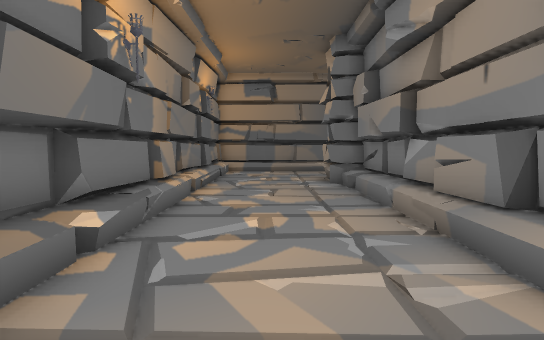
[1] (above)

16 first-person views from a walk through a 3-D level made in the Unity game engine. The camera is 1.3 m above the floor, tilts 4° down and sees 80° across. The floor is counted in squares, 1 m on a side. Each view is taken from the middle of a square. On the plan, view 1 faces up. The plan holds only what a view shows up to about 14 squares ahead; the rest is blank. The place goes on beyond the plan. The player character is not drawn.

[2]
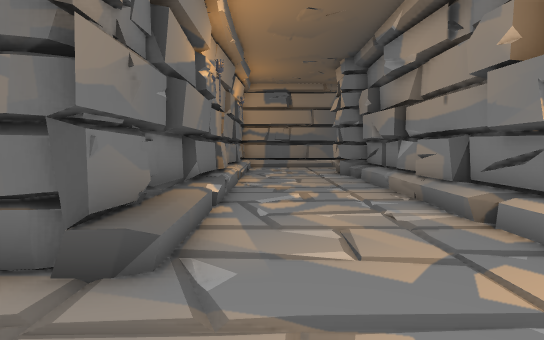

[3]
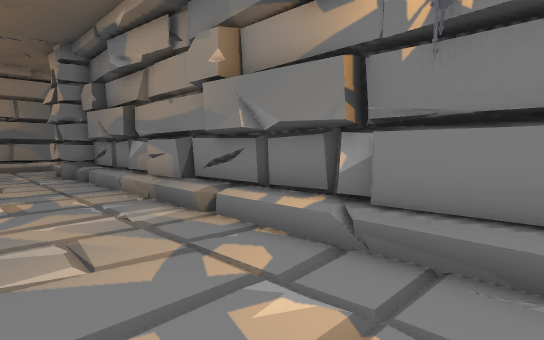

[4]
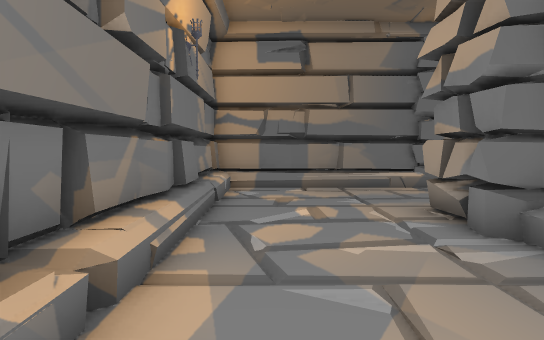

[5]
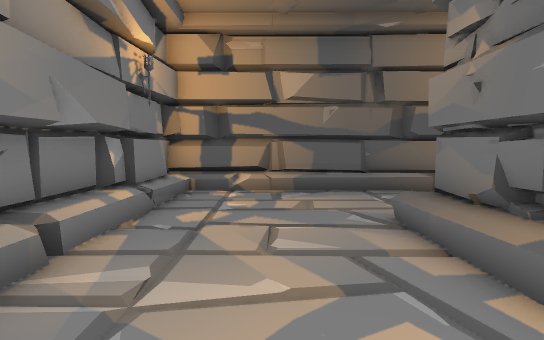

[6]
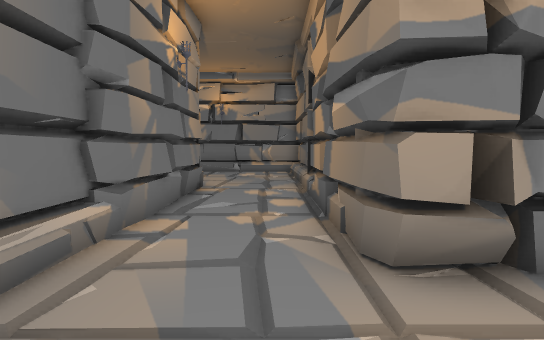

[7]
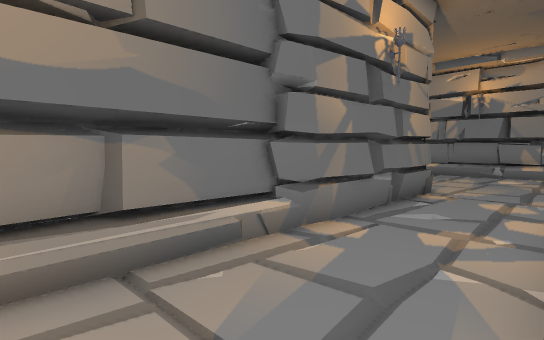

[8]
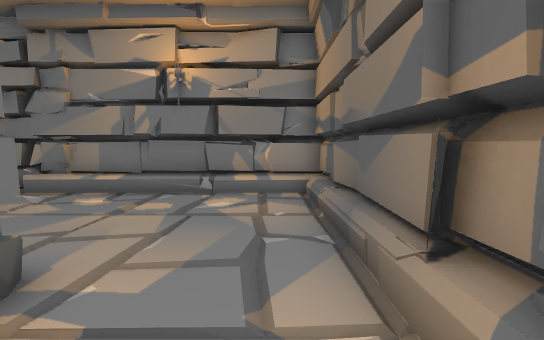

[9]
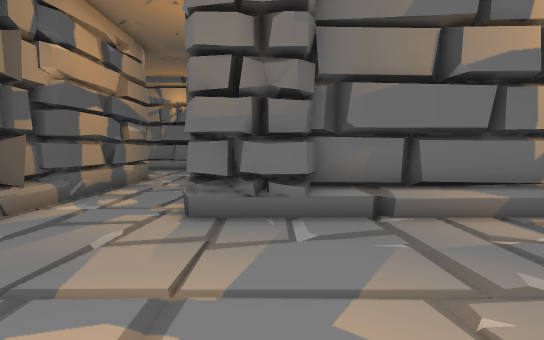

[10]
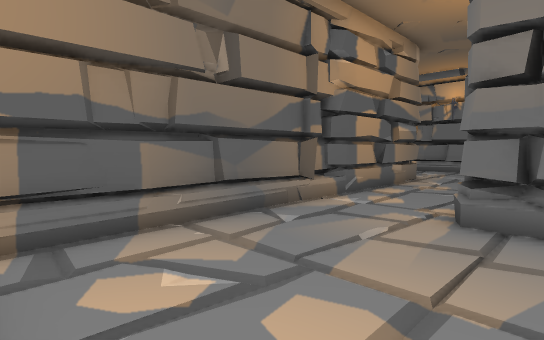

[11]
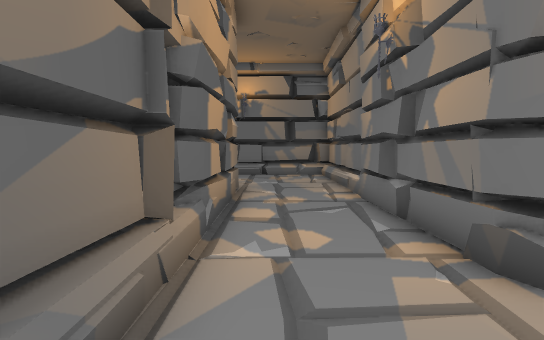

[12]
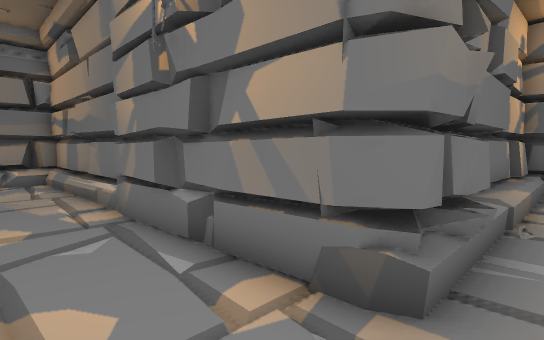

[13]
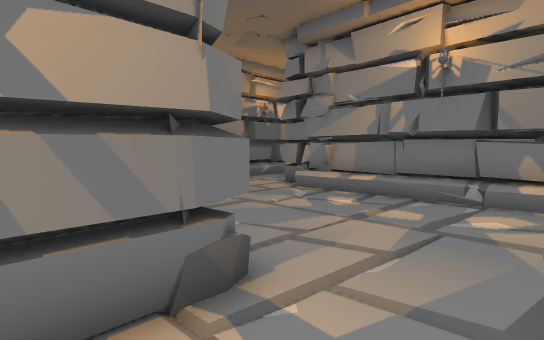

[14]
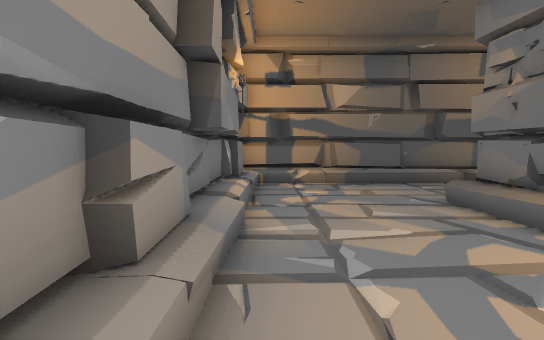

[15]
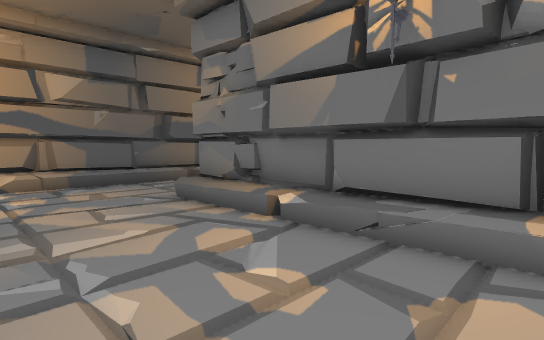

[16]
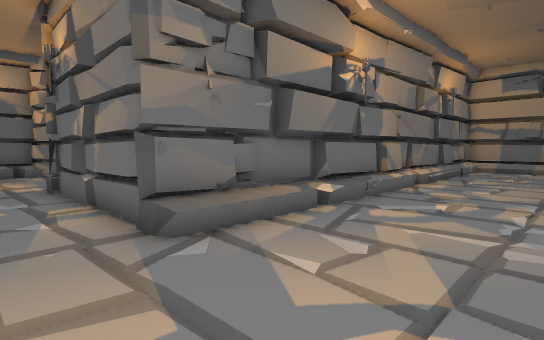

### Floor plan
Key: @ floor where view 1 was taken; # wall or solid block; . floor; / step, stairs or slope; O other object.
Columns run from 5 left of view 1 to 17 right of it. Each row starts with its distance up from view 1.
 22               ##...../O
 21               ##...../#
 20               #O...../#
 19               #O...../#
 18   #######O#  ##O...../#
 17   #.......OOOOO....../#
 16   #................../#
 15   #...................#
 14   #.....OOOOOO#########
 13   #....O#    O##
 12   #....O#
 11   #.....#
 10   #.....#
  9   #.....#
  8   #.....#
  7   #.....#
  6   #/....#
  5   #/....#
  4   #/....#
  3   #/....#
  2   O/....#
  1   #/....#
  0 OO#/.@..#
 -1 ........#
 -2  .......#
 -3  .......#
 -4 #########

Positions as (right, up) in squares from view 1, and headings:
1: (0, 0), facing up
2: (-1, -3), facing up
3: (-1, -3), facing up-right
4: (-1, 7), facing up
5: (0, 6), facing down
6: (-1, 15), facing right
7: (0, 14), facing up-right
8: (7, 15), facing right
9: (16, 19), facing left
10: (16, 19), facing down-left
11: (13, 15), facing left
12: (11, 15), facing up-left
13: (8, 15), facing up-right
14: (2, 8), facing down
15: (2, 8), facing down-left
16: (2, -2), facing up-left
